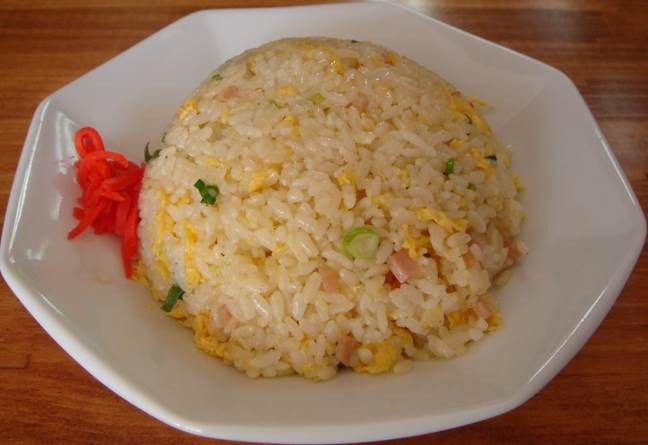
#> input picture images/food1.jpg, 648 x 445 px, found by its file name
$ python compare_hist.py
#> lines starting #> are read from the running program, lines starting #| are printed output that depends on the picture
import cv2

def compare_hist(f1,f2):
    #画像をフレイスケールで取得
    im1 = cv2.imread(f1,0)
    im2 = cv2.imread(f2,0)
    #ヒストグラムの計算
    #二つ目の引数　RGB [0][1][2]
    #三つ目の引数　RGB 256階調
    #四つ目の引数　RGB 0から256
    hist1 = cv2.calcHist([im1],[0],None,[256],[0,256])
    hist2 = cv2.calcHist([im2],[0],None,[256],[0,256])

    #ヒストグラムの類似度を計算
    d = cv2.compareHist(hist1,hist2,0)
    #print(d)
    return d

if __name__ == "__main__":
    #f1="mell2.jpg"
    #f2="mell3.jpg"
    files=["food1.jpg","food2.jpg","food3.jpg","food4.jpg",
        "vegetable1.jpg","vegetable2.jpg","vegetable3.jpg",
        "vegetable4.jpg","vegetable5.jpg","vegetable6.jpg",
        "vegetable7.jpg","vegetable8.jpg"]

    #print(files)
    #compare_hist(f1,f2)
    #一行目（ラベルの表示）
    for f1 in files:
        print(f1+'\t',end='')
    print()

    #二行目以降
    for f1 in files:
        #print(f)
        print(f1+'\t', end='')
        #結果の表示
        for f2 in files:
            #print(f1+" "+f2)
            d=compare_hist(f1,f2)
#> in compare_hist, `im1 = cv2.imread(f1,0)`:
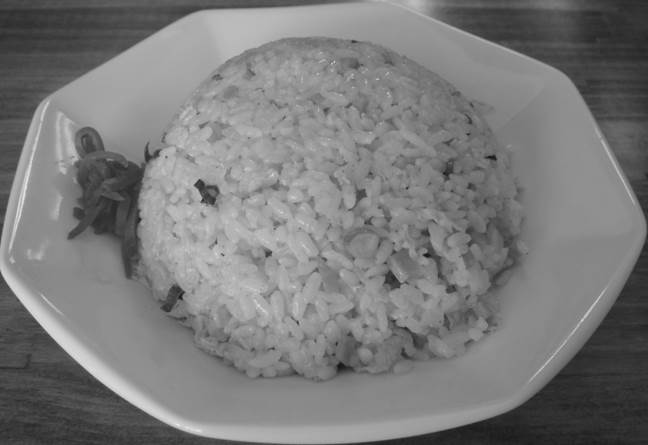
#> im1: shape (445, 648); min 19, max 236, mean 122.2
#> in compare_hist, `hist1 = cv2.calcHist([im1],[0],None,[256],[0,256])`: hist1 = 256 values, max 7622 at index 134, min 0 at index 0, mean 1126.4
#> in compare_hist, `hist2 = cv2.calcHist([im2],[0],None,[256],[0,256])`: hist2 has the same summary as hist1
#> in compare_hist, `d = cv2.compareHist(hist1,hist2,0)`: d = 1
#> d = 1
            #print(f1+"  "+f2 +" : "+format(d))
            print(str(round(d,3))+'\t',end='')
#| 1.0
        print()
#> pass 2 of the loop `for f1 in files:`:
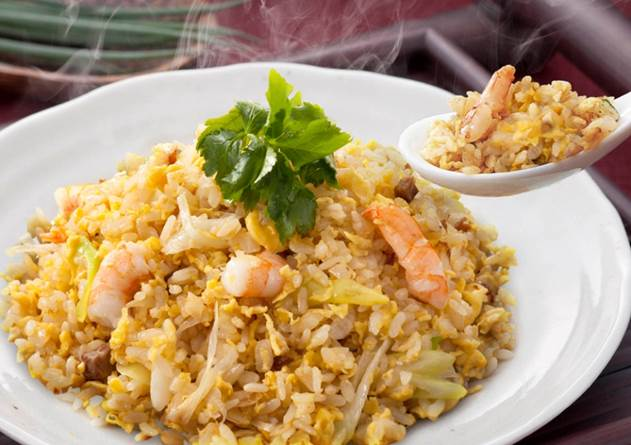
#> input picture images/food2.jpg, 631 x 445 px, found by its file name
#> in compare_hist (call 13), `im1 = cv2.imread(f1,0)`:
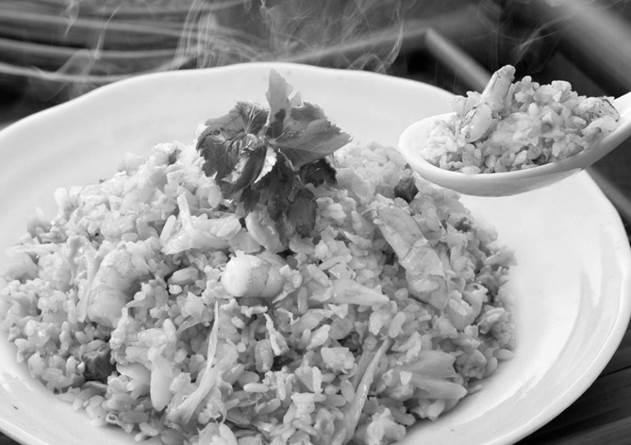
#> im1: shape (445, 631); min 0, max 255, mean 155.8
#> hist1 = 256 values, max 4906 at index 222, min 14 at index 254, mean 1096.9
#> in compare_hist (call 13), `d = cv2.compareHist(hist1,hist2,0)`: d = 0.0985
#| 0.098
#> pass 3 of the loop `for f1 in files:`:
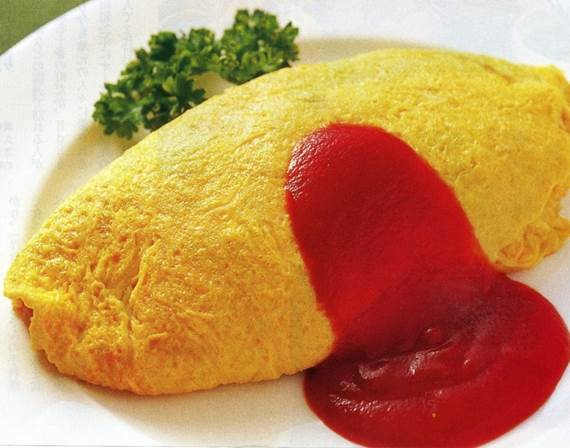
#> input picture images/food3.jpg, 570 x 448 px, found by its file name
#> in compare_hist (call 25), `im1 = cv2.imread(f1,0)`:
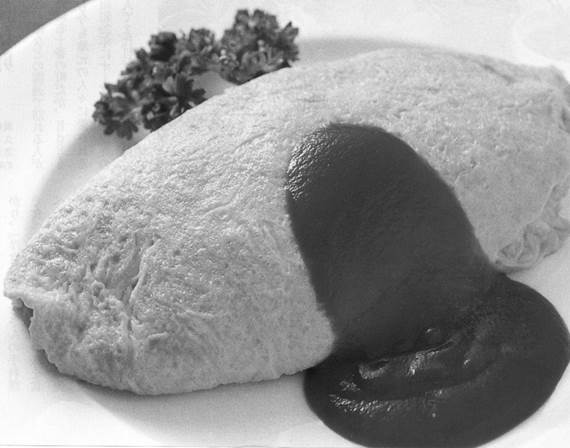
#> im1: shape (448, 570); min 16, max 255, mean 153.2
#> hist1 = 256 values, max 4042 at index 61, min 0 at index 0, mean 997.5
#> in compare_hist (call 25), `d = cv2.compareHist(hist1,hist2,0)`: d = 0.167
#| 0.167
#> the loop made 12 passes; the first 3 are shown
